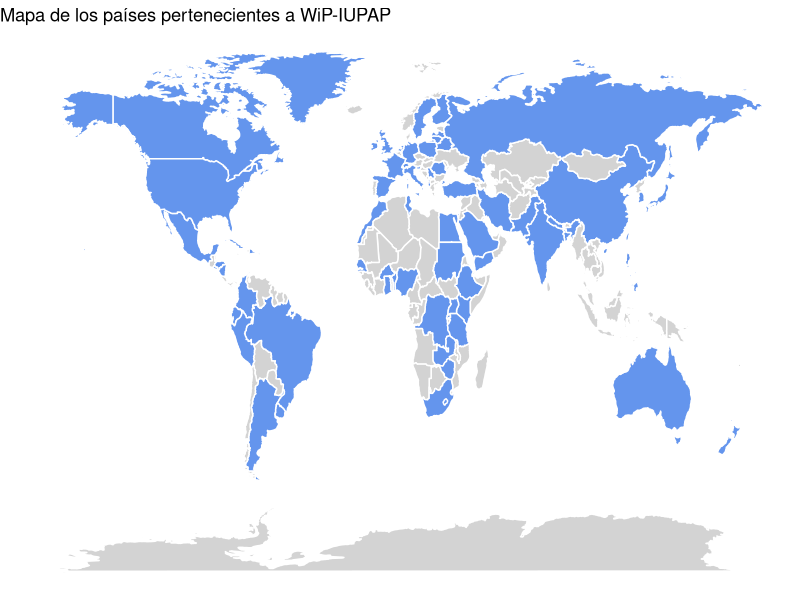

Source code (R):
options(timeout = 2400)
install.packages("ggplot2")
install.packages("sf")
install.packages("rnaturalearth")
install.packages("dplyr")
install.packages("maps")

library(ggplot2)
library(sf)
library(rnaturalearth)
library(rnaturalearthdata)
library(dplyr)
library(maps)

# Lista de países que queremos importar
countries_to_highlight <- readLines("countries.txt")

# Importar el mapa del paquete maps
world_map <- map_data("world")

# Colorear los países de la lista con azul, los demás en gris
world_map$highlight <- ifelse(world_map$region %in% countries_to_highlight, "cornflowerblue", "lightgrey")

# Data frame de los países para etiquetarlos
label_data <- world_map %>%
  group_by(region) %>%
  summarize(long = mean(long), lat = mean(lat)) %>%
  filter(region %in% countries_to_highlight)  # Sólo etiqueta a los países de la lista

# Plotear el mapa de los países de la lista
ggplot(world_map, aes(x = long, y = lat, group = group, fill = highlight)) +
  geom_polygon(color = "white") +  # Bordesde los países 
  scale_fill_identity() +  # Usar el color azul para rellenar
  theme_void() +
  labs(title = "Mapa de los países pertenecientes a WiP-IUPAP") +
  theme(legend.position = "none") 
  
  # Añadir las etiquetas de los países
 #  + geom_text(data = label_data, aes(x = long, y = lat, label = region),
  #          inherit.aes = FALSE, size = 2, color = "black")  #con esto ajustamos el color y tamaño de las etiquetas
